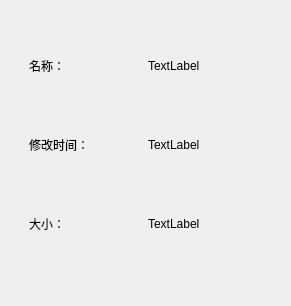
<?xml version="1.0" encoding="UTF-8"?>
<ui version="4.0">
 <class>Attribute</class>
 <widget class="QWidget" name="Attribute">
  <property name="geometry">
   <rect>
    <x>0</x>
    <y>0</y>
    <width>291</width>
    <height>306</height>
   </rect>
  </property>
  <property name="windowTitle">
   <string>Form</string>
  </property>
  <widget class="QWidget" name="gridLayoutWidget">
   <property name="geometry">
    <rect>
     <x>29</x>
     <y>29</y>
     <width>231</width>
     <height>231</height>
    </rect>
   </property>
   <layout class="QGridLayout" name="gridLayout">
    <item row="1" column="0">
     <widget class="QLabel" name="label_2">
      <property name="text">
       <string>修改时间：</string>
      </property>
     </widget>
    </item>
    <item row="0" column="1">
     <widget class="QLabel" name="label_3">
      <property name="text">
       <string>TextLabel</string>
      </property>
     </widget>
    </item>
    <item row="1" column="1">
     <widget class="QLabel" name="label_4">
      <property name="text">
       <string>TextLabel</string>
      </property>
     </widget>
    </item>
    <item row="0" column="0">
     <widget class="QLabel" name="label">
      <property name="text">
       <string>名称：</string>
      </property>
     </widget>
    </item>
    <item row="2" column="0">
     <widget class="QLabel" name="label_5">
      <property name="text">
       <string>大小：</string>
      </property>
     </widget>
    </item>
    <item row="2" column="1">
     <widget class="QLabel" name="label_6">
      <property name="text">
       <string>TextLabel</string>
      </property>
     </widget>
    </item>
   </layout>
  </widget>
 </widget>
 <resources/>
 <connections/>
</ui>
